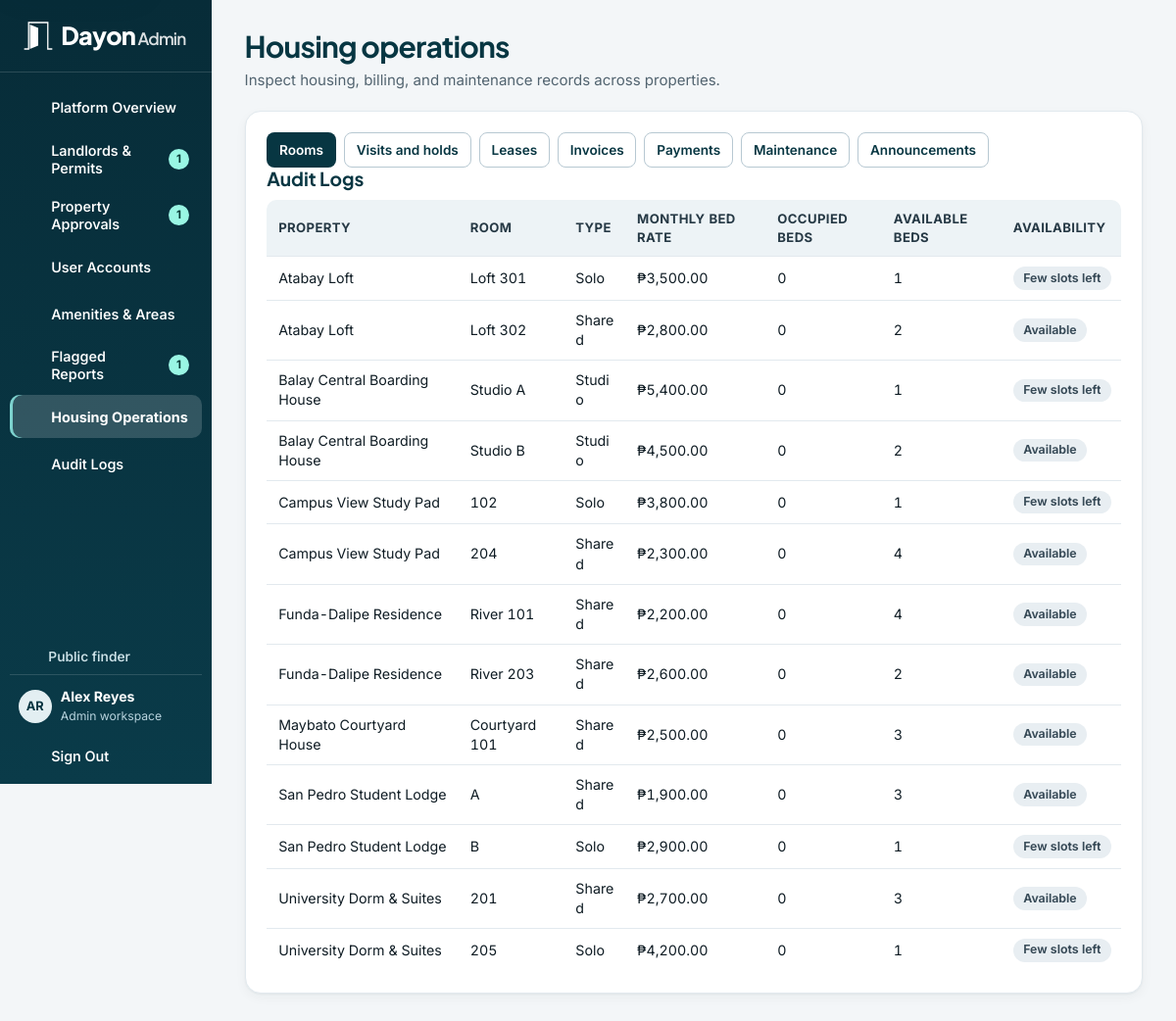
/admin/operations.php (signed in), run on the app's committed database.
### tables this page shows
CREATE TABLE users (
    user_id BIGINT UNSIGNED AUTO_INCREMENT PRIMARY KEY,
    role_id TINYINT UNSIGNED NOT NULL,
    email VARCHAR(150) NOT NULL UNIQUE,
    password_hash VARCHAR(255) NOT NULL,
    first_name VARCHAR(80) NOT NULL,
    last_name VARCHAR(80) NOT NULL,
    phone_number VARCHAR(20) NOT NULL,
    account_status ENUM('active', 'suspended', 'pending') NOT NULL DEFAULT 'active',
    created_at TIMESTAMP NOT NULL DEFAULT CURRENT_TIMESTAMP,
    updated_at TIMESTAMP NOT NULL DEFAULT CURRENT_TIMESTAMP ON UPDATE CURRENT_TIMESTAMP,
    CONSTRAINT fk_users_role FOREIGN KEY (role_id) REFERENCES roles(role_id)
);

CREATE TABLE roles (
    role_id TINYINT UNSIGNED AUTO_INCREMENT PRIMARY KEY,
    role_name VARCHAR(30) NOT NULL UNIQUE
);

CREATE TABLE rooms (
    room_id BIGINT UNSIGNED AUTO_INCREMENT PRIMARY KEY,
    property_id BIGINT UNSIGNED NOT NULL,
    room_number VARCHAR(30) NOT NULL,
    floor_number TINYINT UNSIGNED NOT NULL DEFAULT 1,
    room_type ENUM('solo', 'shared', 'studio') NOT NULL,
    max_capacity TINYINT UNSIGNED NOT NULL,
    monthly_rate_per_bed DECIMAL(10, 2) NOT NULL,
    is_active TINYINT(1) NOT NULL DEFAULT 1,
    UNIQUE KEY uq_property_room_number (property_id, room_number),
    INDEX idx_rooms_filter (room_type, monthly_rate_per_bed, is_active),
    CONSTRAINT chk_room_capacity CHECK (max_capacity > 0),
    CONSTRAINT chk_room_rate CHECK (monthly_rate_per_bed > 0),
    CONSTRAINT fk_room_property FOREIGN KEY (property_id) REFERENCES properties(property_id) ON DELETE CASCADE
);

CREATE TABLE properties (
    property_id BIGINT UNSIGNED AUTO_INCREMENT PRIMARY KEY,
    landlord_id BIGINT UNSIGNED NOT NULL,
    barangay_id INT UNSIGNED NOT NULL,
    property_name VARCHAR(150) NOT NULL,
    property_type ENUM('boarding_house', 'apartment', 'dormitory', 'bedspace') NOT NULL DEFAULT 'boarding_house',
    description TEXT NULL,
    street_address VARCHAR(255) NULL,
    nearest_school VARCHAR(150) NULL,
    nearest_landmark VARCHAR(255) NULL,
    latitude DECIMAL(10, 7) NULL,
    longitude DECIMAL(10, 7) NULL,
    distance_to_campus_m INT UNSIGNED NULL,
    gender_policy ENUM('all', 'male_only', 'female_only') NULL DEFAULT NULL,
    curfew_time TIME NULL,
    no_curfew TINYINT(1) NOT NULL DEFAULT 0,
    house_rules TEXT NULL,
    water_billing ENUM('included', 'submetered', 'shared', 'fixed') NULL,
    water_notes VARCHAR(150) NULL,
    electricity_billing ENUM('included', 'submetered', 'shared', 'own_meter') NULL,
    electricity_notes VARCHAR(150) NULL,
    wifi_policy ENUM('free', 'paid', 'tenant_own', 'none') NULL,
    wifi_notes VARCHAR(150) NULL,
    furnishing_status ENUM('unfurnished', 'semi_furnished', 'fully_furnished') NULL,
    deposit_terms VARCHAR(200) NULL,
    minimum_stay VARCHAR(100) NULL,
    payment_methods VARCHAR(150) NULL,
    visitor_policy VARCHAR(200) NULL,
    cooking_policy VARCHAR(200) NULL,
    pet_policy VARCHAR(150) NULL,
    contact_person VARCHAR(120) NULL,
    contact_phone VARCHAR(30) NULL,
    contact_social VARCHAR(200) NULL,
    viewing_hours VARCHAR(150) NULL,
    custom_details TEXT NULL,
    is_featured TINYINT(1) NOT NULL DEFAULT 0,
    approval_status ENUM('pending', 'approved', 'rejected', 'revision_requested') NOT NULL DEFAULT 'pending',
    approved_by BIGINT UNSIGNED NULL,
    approved_at TIMESTAMP NULL,
    created_at TIMESTAMP NOT NULL DEFAULT CURRENT_TIMESTAMP,
    updated_at TIMESTAMP NOT NULL DEFAULT CURRENT_TIMESTAMP ON UPDATE CURRENT_TIMESTAMP,
    INDEX idx_properties_search (approval_status, property_type, gender_policy, distance_to_campus_m),
    CONSTRAINT fk_property_landlord FOREIGN KEY (landlord_id) REFERENCES landlord_profiles(landlord_id),
    CONSTRAINT fk_property_barangay FOREIGN KEY (barangay_id) REFERENCES barangays(barangay_id),
    CONSTRAINT fk_property_approver FOREIGN KEY (approved_by) REFERENCES users(user_id) ON DELETE SET NULL
);

### includes/bootstrap.php (called while the page is built, shortened)
<?php
require_once __DIR__ . '/../config/db.php';
require_once __DIR__ . '/helpers.php';
try {
    if (!empty($_SESSION['user_id'])) {
        $user = row(
            "SELECT u.user_id, u.email, u.first_name, u.last_name, u.phone_number, u.account_status,
                    r.role_name, CONCAT(u.first_name, ' ', u.last_name) AS full_name
             FROM users u JOIN roles r USING (role_id)
             WHERE u.user_id = ? AND u.account_status = 'active'",
            [$_SESSION['user_id']]
        );
    }
} catch (PDOException $exception) {
    error_log($exception->getMessage());
    abort_request(503, 'Dayon could not connect to the database. Check that MySQL is running and import database/dayon_db.sql.');
}

### admin/_forms.php (called while the page is built, shortened)
    <?php
function admin_status_label(string $status): string
{
    return ucfirst(str_replace('_', ' ', $status));
}

### admin/operations.php (the view, shortened to what this page needs)
<?php
require __DIR__ . '/../includes/bootstrap.php';
require __DIR__ . '/_forms.php';
$view = is_string($_GET['view'] ?? null) && isset($views[$_GET['view']]) ? $_GET['view'] : 'rooms';
[$label, $columns, $sql] = $views[$view];
$page = max(1, min(1000000, (int) filter_var($_GET['page'] ?? 1, FILTER_VALIDATE_INT)));
$offset = ($page - 1) * 25;
$entries = rows($sql . " LIMIT 26 OFFSET $offset");
$pageTitle = 'Housing operations';
$pageDescription = 'Inspect housing, billing, and maintenance records across properties.';
require __DIR__ . '/../includes/portal_header.php';
?>
<section class="panel">
    <nav class="actions" aria-label="Housing operations">
        <?php foreach ($views as $key => [$name]): ?>
            <a class="button small <?= $view === $key ? '' : 'secondary' ?>" href="<?= e(url('admin/operations.php?view=' . $key)) ?>" <?= $view === $key ? 'aria-current="page"' : '' ?>><?= e($name) ?></a>
        <?php endforeach; ?>
    </nav>
    <h2><?= e($label) ?></h2>
    <?php if ($entries === []): ?>
        <p class="empty-state">There are no records on this page.</p>
    <?php else: ?>
        <div class="table-wrap"><table>
            <thead><tr><?php foreach ($columns as $columnLabel): ?><th scope="col"><?= e($columnLabel) ?></th><?php endforeach; ?></tr></thead>
            <tbody>
                <?php foreach ($entries as $entry): ?>
                    <tr>
                        <?php foreach ($columns as $column => $columnLabel): ?>
                            <?php $value = $entry[$column] ?? null; ?>
                            <td>
                                <?php if ($column === 'decision'): ?>
                                    <details>
                                        <summary>Remove announcement</summary>
                                        <?php admin_status_form('announcement', (int) $entry['announcement_id'], ['removed' => 'Confirm removal'], true); ?>
                                    </details>
                                <?php elseif ($value === null || $value === ''): ?>
                                    —
                                <?php elseif ($column === 'media'): ?>
                                    <a href="<?= e(media_url($value)) ?>">Open <?= e(strtolower($columnLabel)) ?></a>
                                <?php elseif ($column === 'status'): ?>
                                    <span class="badge"><?= e(admin_status_label($value)) ?></span>
                                <?php elseif (in_array($column, ['request_type', 'room_type', 'payment_method', 'category', 'priority'], true)): ?>
                                    <?= e(admin_status_label($value)) ?>
                                <?php elseif (in_array($column, ['rate', 'advance', 'deposit', 'refund', 'billed', 'paid', 'balance', 'amount'], true)): ?>
                                    <?= e(money($value)) ?>
                                <?php else: ?>
                                    <?= nl2br(e($value)) ?>
                                <?php endif; ?>
                            </td>
                        <?php endforeach; ?>
                    </tr>
                <?php endforeach; ?>
            </tbody>
        </table></div>
    <?php endif; ?>
</section>
<?php require __DIR__ . '/../includes/portal_footer.php'; ?>

### includes/portal_header.php (shortened to what this page needs)
<?php
$portalRole = $user['role_name'];
$navBadges = [];
if ($portalRole === 'admin') {
    $navBadges['admin/verifications.php'] = (int) scalar("SELECT (SELECT COUNT(*) FROM landlord_profiles WHERE verification_status = 'pending') + (SELECT COUNT(*) FROM landlord_permits WHERE verification_status = 'submitted')");
    $navBadges['admin/properties.php'] = (int) scalar("SELECT COUNT(*) FROM properties WHERE approval_status = 'pending'");
    $navBadges['admin/reports.php'] = (int) scalar("SELECT COUNT(*) FROM reports WHERE status IN ('open', 'reviewed')");
} elseif ($portalRole === 'landlord') {
    $navBadges['landlord/reservations.php'] = (int) scalar("SELECT COUNT(*) FROM reservations q JOIN rooms r ON r.room_id = q.room_id JOIN properties p ON p.property_id = r.property_id WHERE p.landlord_id = ? AND q.status = 'pending'", [$user['user_id']]);
} elseif ($portalRole === 'student') {
    $navBadges['student/bookmarks.php'] = student_bookmark_count($user);
}
$menus = [
    'student' => [
        ['student/dashboard.php', 'Overview', 'home'],
        ['index.php#listings', 'Find Housing', 'search'],
        ['student/bookmarks.php', 'Bookmarked Houses', 'bookmark'],
        ['student/reservations.php', 'My Requests', 'calendar'],
        ['student/dashboard.php#active-lease', 'Active Lease', 'file'],
        ['student/billing.php', 'Rent & Receipts', 'wallet'],
        ['student/maintenance.php', 'Maintenance', 'tool'],
        ['student/profile.php', 'My Profile', 'user'],
    ],
    'landlord' => [
        ['landlord/dashboard.php', 'Dashboard', 'grid'],
        ['landlord/properties.php', 'Properties & Photos', 'building'],
        ['landlord/rooms.php', 'Rooms & Occupancy', 'bed'],
        ['landlord/reservations.php', 'Visit & Bed Requests', 'calendar'],
        ['landlord/leases.php', 'Tenant Leases', 'users'],
        ['landlord/billing.php', 'Billing & Utilities', 'wallet'],
        ['landlord/maintenance.php', 'Maintenance & Notices', 'tool'],
        ['landlord/verification.php', 'Permits & Trust', 'shield'],
    ],
    'admin' => [
        ['admin/dashboard.php', 'Platform Overview', 'grid'],
        ['admin/verifications.php', 'Landlords & Permits', 'shield'],
        ['admin/properties.php', 'Property Approvals', 'building'],
        ['admin/users.php', 'User Accounts', 'users'],
        ['admin/catalogs.php', 'Amenities & Areas', 'layers'],
        ['admin/reports.php', 'Flagged Reports', 'report'],
        ['admin/operations.php', 'Housing Operations', 'bed'],
        ['admin/audit_logs.php', 'Audit Logs', 'file'],
    ],
];
$portalRoute = $portalRole . '/' . basename($_SERVER['SCRIPT_NAME']);
$portalLease = $portalRole === 'student' ? ($lease ?? active_lease((int) $user['user_id'])) : null;
$studentLeaseRoutes = ['student/dashboard.php#active-lease', 'student/billing.php', 'student/maintenance.php'];
$portalLinks = $portalRole === 'student' && !$portalLease
    ? array_filter($menus[$portalRole], static fn (array $link): bool => !in_array($link[0], $studentLeaseRoutes, true))
    : $menus[$portalRole];
require __DIR__ . '/document_head.php';
?>
<body class="portal-body portal-<?= e($portalRole) ?>">
<div class="portal-layout">
    <aside class="portal-sidebar" aria-label="<?= e(ucfirst($portalRole)) ?> workspace">
        <div class="portal-brand"><?php require __DIR__ . '/brand.php'; ?></div>
        <details class="portal-navigation navigation-disclosure" data-navigation="860" open>
            <div class="portal-navigation-content">
                <nav class="portal-menu" aria-label="Workspace pages">
                    <?php foreach ($portalLinks as [$route, $label, $glyph]):
                        $count = $navBadges[$route] ?? 0;
                    ?>
                        <a href="<?= e(url($route)) ?>"<?= $portalRoute === $route ? ' aria-current="page"' : '' ?>><?= icon($glyph) ?><span><?= e($label) ?></span>
                            <?php if ($count > 0): ?><span class="menu-count"><?= $count ?></span><?php endif; ?>
                        </a>
                    <?php endforeach; ?>
                </nav>
                <div class="portal-sidebar-bottom">
                    <?php if ($portalRole !== 'student'): ?>
                        <a class="portal-public-link" href="<?= e(url()) ?>"><?= icon('arrow-left') ?> Public finder</a>
                    <?php endif; ?>
                    <div class="portal-identity">
                        <span class="avatar" aria-hidden="true"><?= e(user_initials($user)) ?></span>
                        <div><strong><?= e($user['full_name']) ?></strong><span><?= e(ucfirst($portalRole)) ?> workspace</span></div>
                    </div>
                    <form method="post" action="<?= e(url('actions/auth_logout.php')) ?>" class="portal-logout">
                        <button type="submit"><?= icon('logout') ?> Sign Out</button>
                    </form>
                </div>
            </div>
        </details>
    </aside>
    <main id="main" class="portal-main">
        <header class="portal-page-heading<?= !empty($pageHeaderClass) ? ' ' . e($pageHeaderClass) : '' ?>">
            <div>
                <h1><?= e($pageTitle) ?></h1>
                <?php if (!empty($pageDescription)): ?><p><?= e($pageDescription) ?></p><?php endif; ?>
            </div>
        </header>

### assets/css/style.css (style rules this page uses)
:root { color-scheme: light; --canvas: #f3f6f8; --surface: #ffffff; --ink: #0f1c24; --muted: #526470; --teal: #073642; --teal-hover: #0d4d5b; --teal-accent: #0f766e; --teal-quiet: #e3eff2; --line: #cbd6dd; --soft-line: #e2e9ee; --positive: #047857; --positive-soft: #d9f5ea; --warning: #9a5406; --warning-soft: #fef0d5; --negative: #b42c33; --negative-soft: #fde8e9; --content-width: 1220px; --page-gutter: clamp(16px, 4vw, 36px); --control-height: 44px; --layer-header: 20; --layer-menu: 30; --layer-feedback: 40; --layer-skip: 50; --radius: 14px; --shadow-sm: 0 1px 2px #0d24330c, 0 4px 12px #0d24330b; --shadow: 0 4px 10px #0d243312, 0 14px 32px #0d243312; --display: "Plus Jakarta Sans", "Segoe UI", system-ui, sans-serif; --sans: "Inter", "Segoe UI", Roboto, "Helvetica Neue", Arial, sans-serif; font-family: var(--sans); color: var(--ink); background: var(--canvas); }
*, *::before, *::after { box-sizing: border-box; }
html { scroll-padding-top: 88px; scroll-behavior: smooth; }
body { margin: 0; line-height: 1.55; font-size: 15.5px; -webkit-font-smoothing: antialiased; }
button, input, textarea, select { font: inherit; }
button { cursor: pointer; }
a { color: inherit; text-decoration: none; }
:where(button,a,select,input,textarea,summary,[tabindex]):focus-visible { outline: 2px solid #0f766e; outline-offset: 2px; }
h1, h2, h3, p { margin: 0; }
h1, h2, h3 { font-family: var(--display); line-height: 1.18; font-weight: 700; text-wrap: balance; overflow-wrap: anywhere; }
p { text-wrap: pretty; }
.avatar { display: inline-grid; flex: 0 0 auto; place-items: center; width: 40px; height: 40px; border-radius: 50%; background: var(--teal-quiet); color: var(--teal); font-weight: 700; font-size: .9rem; transition: background .15s ease; }
.button { display: inline-flex; align-items: center; justify-content: center; gap: .48em; width: fit-content; max-width: 100%; min-height: var(--control-height); padding: .58rem 1.05rem; border: 1px solid transparent; border-radius: 10px; background: var(--teal); color: white; font-size: .92rem; font-weight: 600; line-height: 1.25; text-align: center; overflow-wrap: anywhere; transition: background .16s ease, border-color .16s ease, transform .12s ease, box-shadow .16s ease; }
.button.secondary, .button.outline { background: var(--surface); color: var(--teal); border-color: #b7c8d2; }
.button.small { min-height: 36px; padding: .38rem .74rem; font-size: .85rem; border-radius: 8px; }
.actions { display: flex; flex-wrap: wrap; align-items: center; gap: 8px; }
.badge { display: inline-flex; align-items: center; justify-content: center; gap: 4px; width: fit-content; padding: .27rem .65rem; border-radius: 999px; background: #e8eef2; color: #374a57; font-size: .77rem; line-height: 1.2; font-weight: 650; }

### data on the page
users: user_initials($user) "AR", role.role_name "Admin"
rooms: property.property_name "Atabay Loft", room_number "Loft 301", room_type "Solo", monthly_rate_per_bed "₱3,500.00", value "0", value "1", value "Few slots left"
rooms: property.property_name "Atabay Loft", room_number "Loft 302", room_type "Shared", monthly_rate_per_bed "₱2,800.00", value "0", value "2", value "Available"
rooms: property.property_name "Balay Central Boarding House", room_number "Studio A", room_type "Studio", monthly_rate_per_bed "₱5,400.00", value "0", value "1", value "Few slots left"
rooms: property.property_name "Balay Central Boarding House", room_number "Studio B", room_type "Studio", monthly_rate_per_bed "₱4,500.00", value "0", value "2", value "Available"
rooms: property.property_name "Campus View Study Pad", room_number "102", room_type "Solo", monthly_rate_per_bed "₱3,800.00", value "0", value "1", value "Few slots left"
rooms: property.property_name "Campus View Study Pad", room_number "204", room_type "Shared", monthly_rate_per_bed "₱2,300.00", value "0", value "4", value "Available"
rooms: property.property_name "Funda-Dalipe Residence", room_number "River 101", room_type "Shared", monthly_rate_per_bed "₱2,200.00", value "0", value "4", value "Available"
rooms: property.property_name "Funda-Dalipe Residence", room_number "River 203", room_type "Shared", monthly_rate_per_bed "₱2,600.00", value "0", value "2", value "Available"
rooms: property.property_name "Maybato Courtyard House", room_number "Courtyard 101", room_type "Shared", monthly_rate_per_bed "₱2,500.00", value "0", value "3", value "Available"
rooms: property.property_name "San Pedro Student Lodge", room_number "A", room_type "Shared", monthly_rate_per_bed "₱1,900.00", value "0", value "3", value "Available"
rooms: property.property_name "San Pedro Student Lodge", room_number "B", room_type "Solo", monthly_rate_per_bed "₱2,900.00", value "0", value "1", value "Few slots left"
rooms: property.property_name "University Dorm & Suites", room_number "201", room_type "Shared", monthly_rate_per_bed "₱2,700.00", value "0", value "3", value "Available"
rooms: property.property_name "University Dorm & Suites", room_number "205", room_type "Solo", monthly_rate_per_bed "₱4,200.00", value "0", value "1", value "Few slots left"

### other printed values
$label "Platform Overview"
$label "Landlords & Permits"
$count "1"
$label "Property Approvals"
$label "User Accounts"
$label "Amenities & Areas"
$label "Flagged Reports"
$label "Housing Operations"
$label "Audit Logs"
$user['full_name'] "Alex Reyes"
$pageTitle "Housing operations"
$pageDescription "Inspect housing, billing, and maintenance records across properties."
$name "Rooms"
$name "Visits and holds"
$name "Leases"
